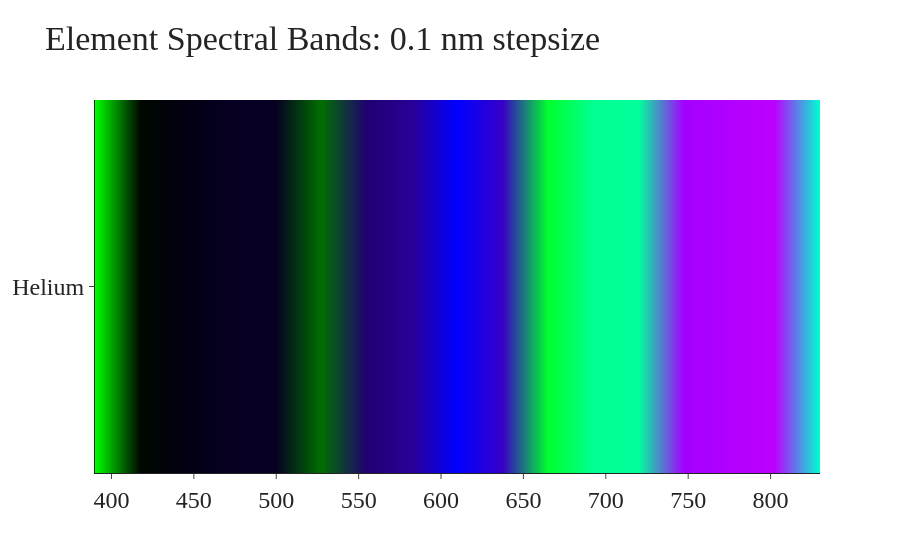

The code cell stored with this chart in its notebook:
### Code cell
next(el_cmap)

### Figure 1 — Plotly figure (JSON) as saved in the notebook; plotly's stock layout.template omitted (floating-point values rounded to 4 significant figures; data arrays with more than 128 entries replaced by an {"elided": "..."} marker saying what was removed)
{"data": [{"colorbar": {"title": {"font": {"size": 18}, "side": "top", "text": "log10(intensity)"}}, "colorscale": [[0, "rgba(0.0,1.0,0.0,1.0)"], [0.0625, "rgba(0.0,7.0,0.0,1.0)"], [0.125, "rgba(2.0,0.0,18.0,1.0)"], [0.1875, "rgba(7.0,0.0,34.0,1.0)"], [0.25, "rgba(7.0,0.0,35.0,1.0)"], [0.3125, "rgba(0.0,111.0,0.0,1.0)"], [0.375, "rgba(31.0,0.0,113.0,1.0)"], [0.4375, "rgba(42.0,0.0,150.0,1.0)"], [0.5, "rgba(0.0,0.0,255.0,1.0)"], [0.5625, "rgba(56.0,0.0,201.0,1.0)"], [0.625, "rgba(0.0,255.0,45.0,1.0)"], [0.6875, "rgba(0.0,255.0,144.0,1.0)"], [0.75, "rgba(0.0,255.0,155.0,1.0)"], [0.8125, "rgba(163.0,0.0,255.0,1.0)"], [0.875, "rgba(177.0,0.0,255.0,1.0)"], [0.9375, "rgba(188.0,0.0,255.0,1.0)"], [1, "rgba(0.0,255.0,210.0,1.0)"]], "showscale": false, "type": "heatmap", "x": {"elided": "4401 float values"}, "y": ["Helium"], "z": {"elided": "1x4400 float values"}}], "layout": {"font": {"family": "Times New Roman", "size": 24}, "title": {"text": "Element Spectral Bands: 0.1 nm stepsize"}, "xaxis": {"automargin": true, "title": {"text": ""}}}}
